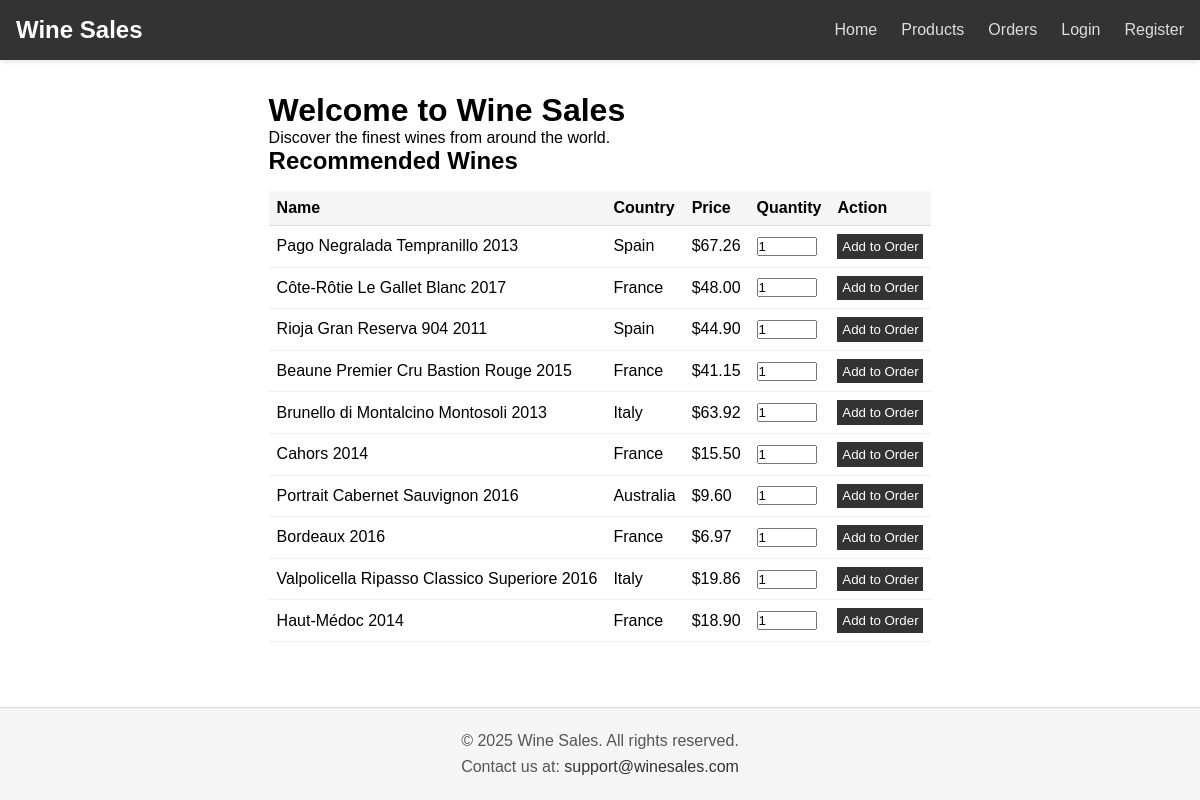
The page / on the database its author committed.
### products/models.py (models this page shows, shortened)
class Product(models.Model):
    name = models.CharField(max_length=100)
    country = models.CharField(max_length=50)
    region = models.CharField(max_length=50)
    winery = models.CharField(max_length=100)
    rating = models.FloatField()
    number_of_ratings = models.IntegerField(default=0)
    price = models.DecimalField(max_digits=10, decimal_places=2)
    year = models.IntegerField(null=True, blank=True)
    inventory = models.IntegerField(default=100)  # 默认库存
    class Meta:
        ordering = ['name']

### ecommerce/views.py (the view)
# urls.py: 2. Add a URL to urlpatterns:  path('', views.home, name='home')
def home(request):
    all_products = Product.objects.all()
    recommended_products = random.sample(list(all_products), min(10, len(all_products)))
    return render(request, 'index.html', {'recommended_products': recommended_products})

### templates/index.html (shortened to what this page needs)
{% extends 'base.html' %}
{% block content %}
    <h1>Welcome to Wine Sales</h1>
    <p>Discover the finest wines from around the world.</p>
    <h2>Recommended Wines</h2>
    <table style="width: 100%; border-collapse: collapse; margin-top: 1rem;">
        <thead>
            <tr style="background-color: #f5f5f5; border-bottom: 1px solid #ddd;">
                <th style="padding: 0.5rem; text-align: left;">Name</th>
                <th style="padding: 0.5rem; text-align: left;">Country</th>
                <th style="padding: 0.5rem; text-align: left;">Price</th>
                <th style="padding: 0.5rem; text-align: left;">Quantity</th>
                <th style="padding: 0.5rem; text-align: left;">Action</th>
            </tr>
        </thead>
        <tbody>
            {% for product in recommended_products %}
                <tr style="border-bottom: 1px solid #eee;">
                    <td style="padding: 0.5rem;">{{ product.name }}</td>
                    <td style="padding: 0.5rem;">{{ product.country }}</td>
                    <td style="padding: 0.5rem;">${{ product.price }}</td>
                    <td style="padding: 0.5rem;">
                        <form method="post" action="{% url 'create_order' product.id %}">
                            <input type="number" name="quantity" value="1" min="1" max="{{ product.inventory }}" style="width: 60px;">
                    </td>
                    <td style="padding: 0.5rem;">
                            <button type="submit" style="padding: 0.3rem; background-color: #333; color: #fff; border: none;">Add to Order</button>
                    </td>
                </tr>
            {% empty %}
                <tr>
                    <td colspan="5" style="padding: 0.5rem; text-align: center;">No recommended products available.</td>
                </tr>
            {% endfor %}
        </tbody>
    </table>
{% endblock %}

### templates/base.html (shortened to what this page needs)
<!DOCTYPE html>
<html lang="en">
<head>
</head>
<body>
    <nav>
        <div class="nav-container">
            <div class="nav-brand">
                <a href="{% url 'home' %}">Wine Sales</a>
            </div>
            <div class="nav-links">
                <a href="{% url 'home' %}">Home</a>
                <a href="{% url 'product_list' %}">Products</a>
                <a href="{% url 'order_list' %}">Orders</a>
                {% if user.is_authenticated %}
                    <span>Welcome, {{ user.username }}!</span>
                    <a href="{% url 'logout' %}">Logout</a>
                {% else %}
                    <a href="{% url 'login' %}">Login</a>
                    <a href="{% url 'register' %}">Register</a>
                {% endif %}
            </div>
        </div>
    </nav>
    <main>
        {% block content %}
        {% endblock %}
    </main>
    <footer>
        <p>© 2025 Wine Sales. All rights reserved.</p>
        <p>Contact us at: <a href="mailto:support@winesales.com">support@winesales.com</a></p>
    </footer>
</body>
</html>

### templates/base.html (style rules this page uses)
* { margin: 0; padding: 0; box-sizing: border-box; }
body { font-family: Arial, sans-serif; display: flex; flex-direction: column; min-height: 100vh; }
nav { background-color: #333; padding: 1rem; box-shadow: 0 2px 5px rgba(0, 0, 0, 0.1); }
.nav-container { max-width: 1200px; margin: 0 auto; display: flex; justify-content: space-between; align-items: center; }
.nav-brand a { color: #fff; font-size: 1.5rem; text-decoration: none; font-weight: bold; }
.nav-links { display: flex; gap: 1.5rem; }
.nav-links a { color: #ddd; text-decoration: none; font-size: 1rem; }
main { flex: 1; max-width: 1200px; margin: 2rem auto; padding: 0 1rem; }
footer { background-color: #f5f5f5; padding: 1rem; text-align: center; border-top: 1px solid #ddd; }
footer p { margin: 0.5rem 0; color: #555; }
footer a { color: #333; text-decoration: none; }

### rows shown on the page
Product: name "Pago Negralada Tempranillo 2013", country "Spain", price "67.26"
Product: name "Côte-Rôtie Le Gallet Blanc 2017", country "France", price "48.00"
Product: name "Rioja Gran Reserva 904 2011", country "Spain", price "44.90"
Product: name "Beaune Premier Cru Bastion Rouge 2015", country "France", price "41.15"
Product: name "Cahors 2014", country "France", price "15.50"
Product: name "Portrait Cabernet Sauvignon 2016", country "Australia", price "9.60"
Product: name "Bordeaux 2016", country "France", price "6.97"
Product: name "Valpolicella Ripasso Classico Superiore 2016", country "Italy", price "19.86"
Product: name "Haut-Médoc 2014", country "France", price "18.90"
